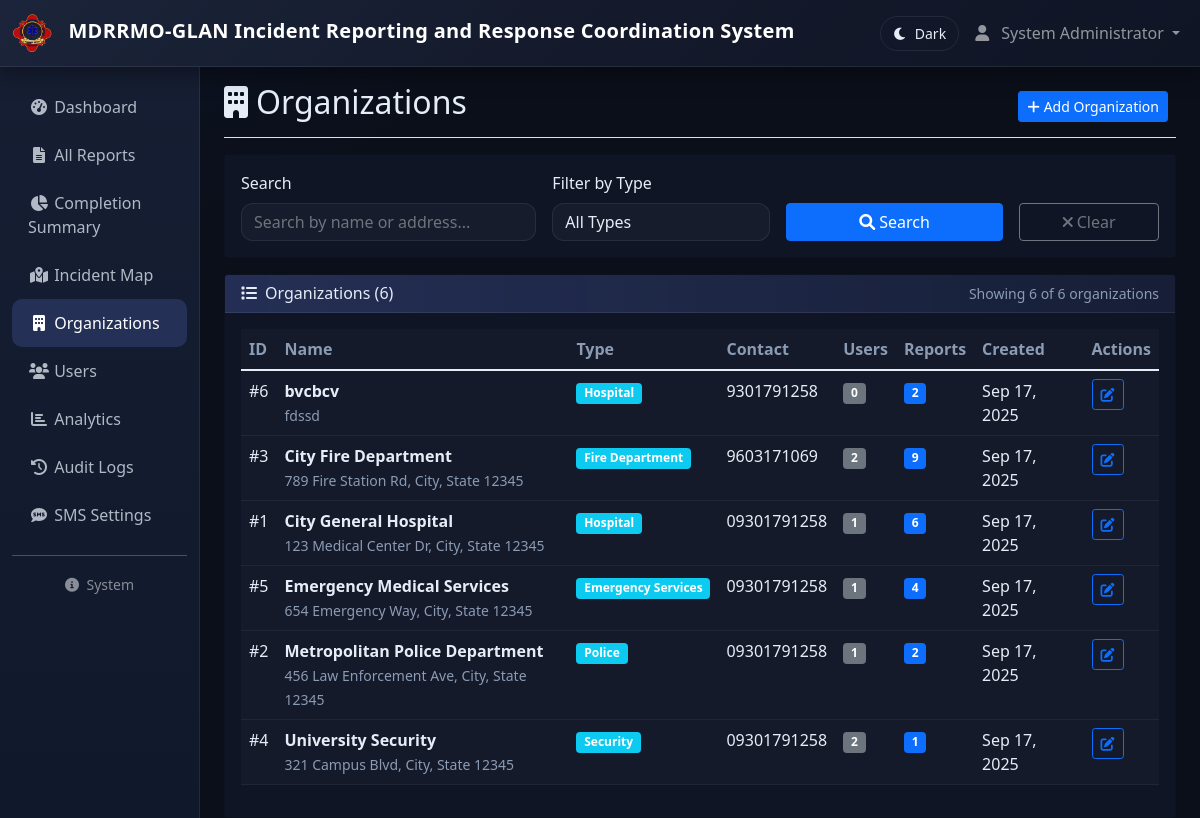
Before: /organizations/index.php (signed in) with the older database file.
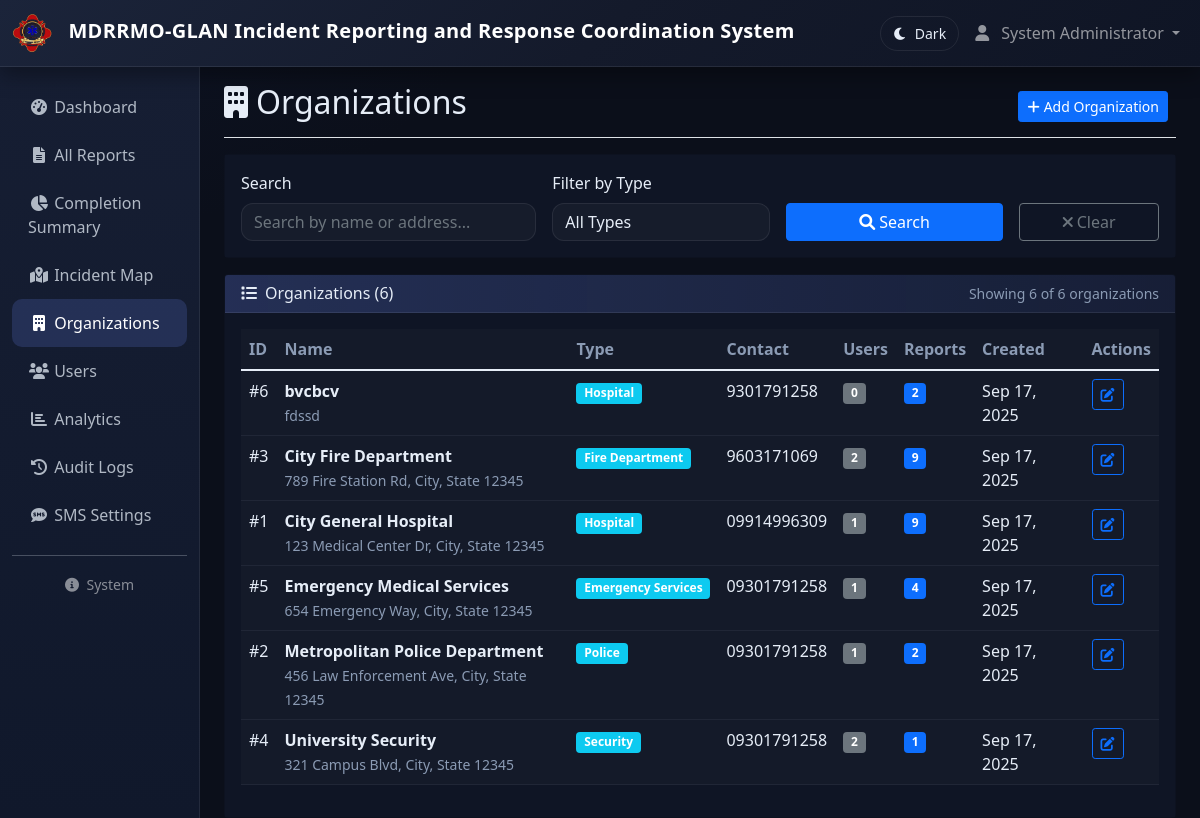
After: the same page with the newer database file.
### tables this page shows
CREATE TABLE IF NOT EXISTS `organizations` (
  `id` int NOT NULL AUTO_INCREMENT,
  `org_name` varchar(255) NOT NULL,
  `org_type` enum('Hospital','Police','Fire Department','Security','Emergency Services') NOT NULL,
  `contact_number` varchar(20) DEFAULT NULL,
  `address` text,
  `latitude` decimal(10,8) DEFAULT NULL,
  `longitude` decimal(11,8) DEFAULT NULL,
  `created_at` timestamp NULL DEFAULT CURRENT_TIMESTAMP,
  PRIMARY KEY (`id`)
);

### config/config.php (called while the page is built, shortened)
<?php
function format_date($date)
{
    return date('M d, Y', strtotime($date));
}
?>

### organizations/index.php (the view, shortened to what the changed rows need)
<?php
require_once '../config/config.php';
include '../views/header.php';
$database = new Database();
$db = $database->getConnection();
$page = max(1, (int)($_GET['page'] ?? 1));
$per_page = 10;
$offset = ($page - 1) * $per_page;
$where_conditions = [];
$params = [];
$where_clause = !empty($where_conditions) ? "WHERE " . implode(" AND ", $where_conditions) : "";
$query = "SELECT o.*,
          COUNT(DISTINCT u.id) as user_count,
          COUNT(DISTINCT ir.id) as report_count
          FROM organizations o
          LEFT JOIN users u ON o.id = u.organization_id
          LEFT JOIN incident_reports ir ON o.id = ir.organization_id
          $where_clause
          GROUP BY o.id
          ORDER BY o.org_name
          LIMIT $per_page OFFSET $offset";
$stmt = $db->prepare($query);
$stmt->execute($params);
$organizations = $stmt->fetchAll();
?>
<div class="container-fluid">
    <div class="row">
        <main class="col-md-9 ms-sm-auto col-lg-10 px-md-4 main-content">
            <div
                class="d-flex justify-content-between flex-wrap flex-md-nowrap align-items-center pt-3 pb-2 mb-3 border-bottom">
                <h1 class="h2">
                    <i class="fas fa-building me-2"></i>Organizations
                </h1>
            </div>
            <div class="card">
                <div class="card-body">
                    <div class="table-responsive">
                        <table class="table table-hover">
                            <thead>
                                <tr>
                                    <th>ID</th>
                                    <th>Name</th>
                                    <th>Type</th>
                                    <th>Contact</th>
                                    <th>Users</th>
                                    <th>Reports</th>
                                    <th>Created</th>
                                    <th>Actions</th>
                                </tr>
                            </thead>
                            <tbody>
                                <?php foreach ($organizations as $org): ?>
                                <tr>
                                    <td>#<?php echo $org['id']; ?></td>
                                    <td>
                                        <strong><?php echo htmlspecialchars($org['org_name']); ?></strong>
                                        <?php if ($org['address']): ?>
                                        <br><small class="text-muted"><?php echo htmlspecialchars($org['address']); ?></small>
                                        <?php endif; ?>
                                    </td>
                                    <td>
                                        <span class="badge bg-info"><?php echo $org['org_type'] ?: 'Other'; ?></span>
                                    </td>
                                    <td><?php echo htmlspecialchars($org['contact_number']); ?></td>
                                    <td>
                                        <span class="badge bg-secondary"><?php echo $org['user_count']; ?></span>
                                    </td>
                                    <td>
                                        <span class="badge bg-primary"><?php echo $org['report_count']; ?></span>
                                    </td>
                                    <td><?php echo format_date($org['created_at']); ?></td>
                                    <td>
                                        <button type="button" class="btn btn-sm btn-outline-primary"
                                            onclick="editOrganization(<?php echo htmlspecialchars(json_encode($org)); ?>)">
                                            <i class="fas fa-edit"></i>
                                        </button>
                                    </td>
                                </tr>
                                <?php endforeach; ?>
                            </tbody>
                        </table>
                    </div>
                </div>
            </div>
        </main>
    </div>
</div>
<?php include '../views/footer.php'; ?>

Changed rows visible on the page:
changed organizations "City General Hospital": contact_number "09301791258" → "09914996309"; report_count "6" → "9"
